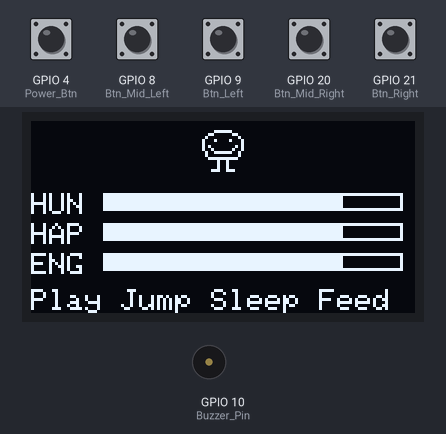
Recording of a sketch running on a simulated ESP32-S3. Shown: 128×64 one-colour display, buzzer (waves = sounding). The test bench sets the inputs (shaded band); at power-on: GPIO 4 (Power_Btn), GPIO 8 (Btn_Mid_Left), GPIO 9 (Btn_Left), GPIO 20 (Btn_Mid_Right), GPIO 21 (Btn_Right) HIGH.

Above: at 3.2 s.
3.3 s: GPIO 20 (Btn_Mid_Right) pulled LOW for 0.15 s
At 3.9 s:
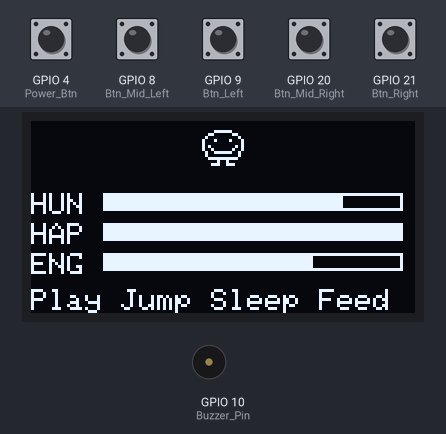
5.7 s: GPIO 21 (Btn_Right) pulled LOW for 0.15 s
At 6.4 s:
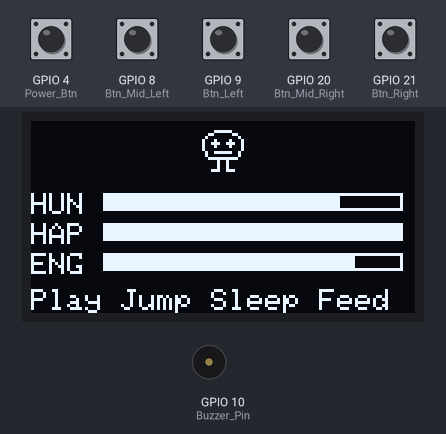
8.1 s: GPIO 4 (Power_Btn) pulled LOW for 0.15 s
At 8.9 s:
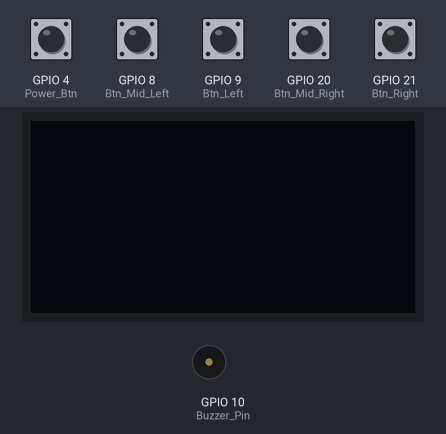
10.7 s: GPIO 20 (Btn_Mid_Right) pulled LOW for 1 s
At 12.9 s:
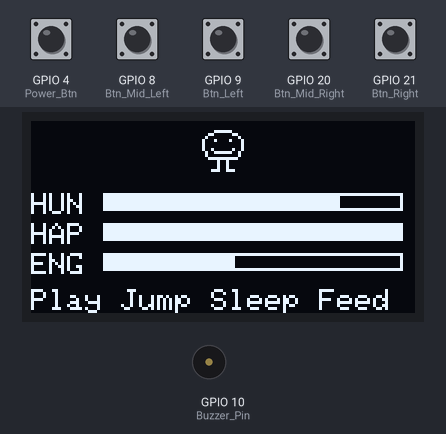
14.7 s: GPIO 8 (Btn_Mid_Left) pulled LOW for 1 s
At 16.5 s:
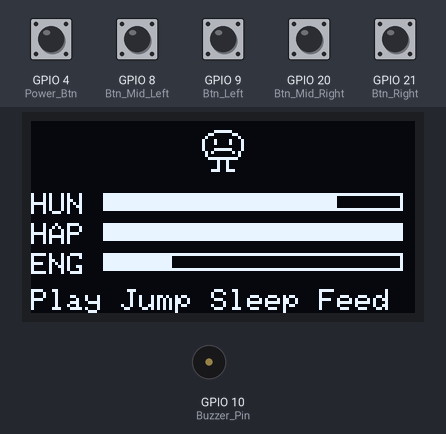
17.2 s: GPIO 9 (Btn_Left) pulled LOW for 0.15 s
At 17.7 s:
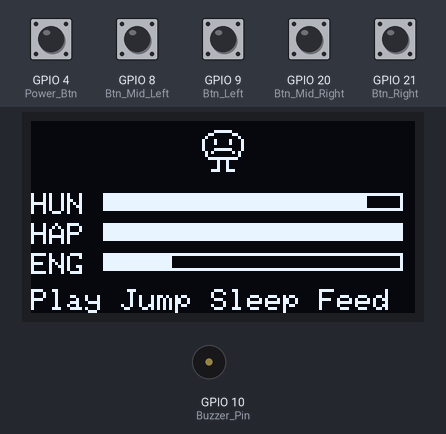
Timing chart, 0 to 19.8 s (numbered marks = the images above; inputs shaded):
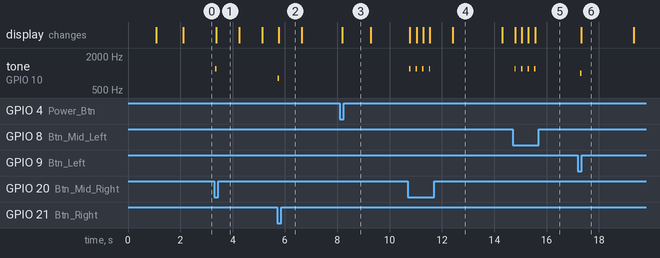

The sketch:

Firmware-Tamagotchi.ino
```cpp
#include <Wire.h>
#include <Adafruit_GFX.h>
#include <Adafruit_SSD1306.h>

// --- Pin Definitions ---
// Buttons
#define Btn_Left 9        // SW1 -> GPIO9
#define Btn_Mid_Left 8    // SW2 -> GPIO8
#define Btn_Mid_Right 20  // SW3 -> GPIO20
#define Btn_Right 21      // SW4 -> GPIO21

// Power Button (Momentary)
#define Power_Btn 4  // SW5 -> GPIO4

// I2C OLED
#define SdaPin 6  // OLED SDA -> GPIO6
#define SclPin 7  // OLED SCL -> GPIO7

// Buzzer
#define Buzzer_Pin 10  // Buzzer signal -> GPIO10

// --- Display Setup ---
#define SCREEN_WIDTH 128
#define SCREEN_HEIGHT 64
#define OLED_RESET -1

Adafruit_SSD1306 display(SCREEN_WIDTH, SCREEN_HEIGHT, &Wire, OLED_RESET);

// --- Pet Logic ---
struct Pet {
  int hunger;         // 0 to 100 (0 = starving, 100 = full)
  int happiness;      // 0 to 100 (0 = miserable, 100 = ecstatic)
  int energy;         // 0 to 100 (0 = exhausted, 100 = fully rested)
  unsigned long age;  // total seconds the pet has been alive
};

Pet pet;

enum Screen {
  SCREEN_MAIN,
  SCREEN_FEED,
  SCREEN_PLAY,
  SCREEN_SLEEP,
  SCREEN_JUMP
};

Screen currentScreen = SCREEN_MAIN;

unsigned long screenEnteredAt = 0;
bool actionApplied = false;
unsigned long lastUpdate = 0;

// Level GPIO4 reads when the switch is in the OFF position.
// Flip this to HIGH if it's backwards on your board.
#define POWER_OFF_LEVEL LOW

void checkPowerButton() {
  if (digitalRead(Power_Btn) != POWER_OFF_LEVEL) return;  // switch is ON, carry on

  delay(50);
  if (digitalRead(Power_Btn) != POWER_OFF_LEVEL) return;  // bounce, ignore

  display.clearDisplay();
  display.display();
  display.ssd1306_command(SSD1306_DISPLAYOFF);

  // Wake on the opposite level to the one we're sleeping at
  gpio_wakeup_enable(GPIO_NUM_4,
    POWER_OFF_LEVEL == LOW ? GPIO_INTR_HIGH_LEVEL : GPIO_INTR_LOW_LEVEL);
  esp_sleep_enable_gpio_wakeup();
  esp_light_sleep_start();

  // --- resumes here when the switch is flipped back ON ---
  delay(50);
  display.ssd1306_command(SSD1306_DISPLAYON);
  lastUpdate = millis();
}

void setup() {
  Serial.begin(115200);

  pinMode(Btn_Left, INPUT_PULLUP);
  pinMode(Btn_Mid_Left, INPUT_PULLUP);
  pinMode(Btn_Mid_Right, INPUT_PULLUP);
  pinMode(Btn_Right, INPUT_PULLUP);
  pinMode(Buzzer_Pin, OUTPUT);
  pinMode(Power_Btn, INPUT_PULLUP);

  // Initialize I2C with the specific pins for the schematic
  Wire.begin(SdaPin, SclPin);

  display.begin(SSD1306_SWITCHCAPVCC, 0x3C);
  display.clearDisplay();
  display.setTextSize(1);
  display.setTextColor(SSD1306_WHITE);
  display.setCursor(0, 0);

  display.println("Tamagotchi says...");
  display.display();
  delay(1000);

  display.println("Hello World!");
  display.display();
  delay(1000);

  pet.hunger = 80;
  pet.happiness = 80;
  pet.energy = 80;
  pet.age = 0;
}


void updatePet() {
  if (millis() - lastUpdate > 5000) {  // every 5 seconds
    pet.hunger--;
    pet.happiness--;
    pet.energy--;

    if (pet.hunger < 0) pet.hunger = 0;
    if (pet.happiness < 0) pet.happiness = 0;
    if (pet.energy < 0) pet.energy = 0;

    pet.age += 5;
    lastUpdate = millis();
  }
}

unsigned long lastButtonPress = 0;

void checkButtons() {
  if (millis() - lastButtonPress < 200) return;  // debounce: ignore presses within 200ms

  if (digitalRead(Btn_Left) == LOW) {
    currentScreen = SCREEN_FEED;
    tone(Buzzer_Pin, 1000, 50);
    lastButtonPress = millis();
    screenEnteredAt = millis();
    actionApplied = false;
  } else if (digitalRead(Btn_Mid_Left) == LOW) {
    currentScreen = SCREEN_PLAY;
    tone(Buzzer_Pin, 1200, 50);
    lastButtonPress = millis();
    screenEnteredAt = millis();
    actionApplied = false;
  } else if (digitalRead(Btn_Mid_Right) == LOW) {
    currentScreen = SCREEN_JUMP;
    tone(Buzzer_Pin, 1200, 50);
    lastButtonPress = millis();
    screenEnteredAt = millis();
    actionApplied = false;
  } else if (digitalRead(Btn_Right) == LOW) {
    currentScreen = SCREEN_SLEEP;
    tone(Buzzer_Pin, 800, 50);
    lastButtonPress = millis();
    screenEnteredAt = millis();
    actionApplied = false;
  }
}

void handleScreenLogic() {
  if (actionApplied) {
      if (millis() - screenEnteredAt > 800){
        currentScreen = SCREEN_MAIN;
      }
      return;
  }

  switch (currentScreen) {

    case SCREEN_FEED:
      pet.hunger += 10;
      if (pet.hunger > 100) pet.hunger = 100;
      break;

    case SCREEN_PLAY:
      pet.happiness += 10;
      pet.energy -= 5;
      if (pet.happiness > 100) pet.happiness = 100;
      if (pet.energy < 0) pet.energy = 0;
      break;

    case SCREEN_JUMP:
      pet.happiness += 20;
      pet.energy -= 10;
      if (pet.happiness > 100) pet.happiness = 100;
      if (pet.energy < 0) pet.energy = 0;
      break;

    case SCREEN_SLEEP:
      pet.energy += 15;
      if (pet.energy > 100) pet.energy = 100;
      break;

    case SCREEN_MAIN:
      break;  // do nothing, just display stats
  }

  actionApplied = true;
}

// Stat Happy (Happiness > 40)
const unsigned char PROGMEM petHappy[] = {
  0b00000000, 0b00000000,
  0b00000111, 0b11100000,
  0b00011000, 0b00011000,
  0b00100000, 0b00000100,
  0b01000100, 0b00100010,
  0b01000000, 0b00000010,
  0b01010000, 0b00001010,
  0b01001000, 0b00010010,
  0b00100111, 0b11100100,
  0b00100000, 0b00000100,
  0b00011111, 0b11111000,
  0b00000010, 0b01000000,
  0b00000010, 0b01000000,
  0b00000010, 0b01000000,
  0b00001110, 0b01110000,
  0b00000000, 0b00000000
};

// Stat Jump
const unsigned char PROGMEM petJump[] = {
  0b00000000, 0b00000000,
  0b00000111, 0b11100000,
  0b00011000, 0b00011000,
  0b00100000, 0b00000100,
  0b01000100, 0b00100010,
  0b01000000, 0b00000010,
  0b01010000, 0b00001010,
  0b01001000, 0b00010010,
  0b00100111, 0b11100100,
  0b00100000, 0b00000100,
  0b00011111, 0b11111000,
  0b00000010, 0b01000000,
  0b00001110, 0b01110000,
  0b00000000, 0b00000000,
  0b00000000, 0b00000000,
  0b00000000, 0b00000000
};

// Stat Sad (Happiness <= 40)
const unsigned char PROGMEM petSad[] = {
  0b00000000, 0b00000000,
  0b00000111, 0b11100000,
  0b00011000, 0b00011000,
  0b00100000, 0b00000100,
  0b01000100, 0b00100010,
  0b01000100, 0b00100010,
  0b01000000, 0b00000010,
  0b01000111, 0b11100010,
  0b00101000, 0b00010100,
  0b00100000, 0b00000100,
  0b00011111, 0b11111000,
  0b00000010, 0b01000000,
  0b00000010, 0b01000000,
  0b00000010, 0b01000000,
  0b00001110, 0b01110000,
  0b00000000, 0b00000000
};

// Stat Neutral
const unsigned char PROGMEM petNeutral[] = {
  0b00000000, 0b00000000,
  0b00000111, 0b11100000,
  0b00011000, 0b00011000,
  0b00100000, 0b00000100,
  0b01000100, 0b00100010,
  0b01000000, 0b00000010,
  0b01000000, 0b00000010,
  0b01001000, 0b00010010,
  0b00100111, 0b11100100,
  0b00100000, 0b00000100,
  0b00011111, 0b11111000,
  0b00000010, 0b01000000,
  0b00000010, 0b01000000,
  0b00000010, 0b01000000,
  0b00001110, 0b01110000,
  0b00000000, 0b00000000
};

// Stat Sleeping
const unsigned char PROGMEM petSleep[] = {
  0b00000000, 0b00000000,
  0b00000111, 0b11100000,
  0b00011000, 0b00011000,
  0b00100000, 0b00000100,
  0b01000100, 0b00100010,
  0b01001110, 0b01110010,
  0b01000100, 0b00100010,
  0b01000000, 0b00000010,
  0b00100111, 0b11100100,
  0b00100000, 0b00000100,
  0b00011111, 0b11111000,
  0b00000010, 0b01000000,
  0b00000010, 0b01000000,
  0b00000010, 0b01000000,
  0b00001110, 0b01110000,
  0b00000000, 0b00000000
};

// Stat Sleeping
const unsigned char PROGMEM petTired[] = {
  0b00000000, 0b00000000,
  0b00000111, 0b11100000,
  0b00011000, 0b00011000,
  0b00100000, 0b00000100,
  0b01000100, 0b00100010,
  0b01001010, 0b01010010,
  0b01000100, 0b00100010,
  0b01000000, 0b00000010,
  0b00100111, 0b11100100,
  0b00100000, 0b00000100,
  0b00011111, 0b11111000,
  0b00000010, 0b01000000,
  0b00000010, 0b01000000,
  0b00000010, 0b01000000,
  0b00001110, 0b01110000,
  0b00000000, 0b00000000
};

const unsigned char PROGMEM petHungry[] = {
  0b00000000, 0b00000000,
  0b00000111, 0b11100000,
  0b00011000, 0b00011000,
  0b00100000, 0b00000100,
  0b01000100, 0b00100010,
  0b01000000, 0b00000010,
  0b01011111, 0b11111010,
  0b01000000, 0b11100010,
  0b00100000, 0b11000100,
  0b00100000, 0b00000100,
  0b00011111, 0b11111000,
  0b00000010, 0b01000000,
  0b00000010, 0b01000000,
  0b00000010, 0b01000000,
  0b00001110, 0b01110000,
  0b00000000, 0b00000000
};

void render() {
  display.clearDisplay();

  // Choose the right sprite based on pet stats
  const unsigned char* sprite;
  if (currentScreen == SCREEN_JUMP)
  {
    sprite = petJump;
  }
  else if (currentScreen == SCREEN_SLEEP)
  {
    sprite = petSleep;
  }
  else if (pet.happiness < 30 || pet.energy < 30)
  {
    sprite = petSad;
  }
  else if (pet.hunger > 50 && pet.happiness > 50 && pet.energy > 50)
  {
    sprite = petHappy;
  }
  else if (pet.hunger < 30)
  {
    sprite = petHungry;
  }
  else
  {
    sprite = petNeutral;
  }

  // Draw the pet sprite (centered horizontally, near the top)
  display.drawBitmap(56, 2, sprite, 16, 16, SSD1306_WHITE);

  // Draw stat bars below the pet
  display.setTextSize(1);

  display.setCursor(0, 24);
  display.print("HUN ");
  drawBar(24, 24, pet.hunger);

  display.setCursor(0, 34);
  display.print("HAP ");
  drawBar(24, 34, pet.happiness);

  display.setCursor(0, 44);
  display.print("ENG ");
  drawBar(24, 44, pet.energy);

  // Button labels at the bottom
  display.setCursor(0, 56);
  display.println("Play Jump Sleep Feed");

  display.display();
}

// Draws a stat bar: empty rectangle with a filled portion based on value (0 to 100)
void drawBar(int x, int y, int value) {
  int barWidth = 100;
  int barHeight = 6;
  int fillWidth = map(value, 0, 100, 0, barWidth);

  display.drawRect(x, y, barWidth, barHeight, SSD1306_WHITE);   // outline
  display.fillRect(x, y, fillWidth, barHeight, SSD1306_WHITE);  // filled portion
}

void loop() {
  checkPowerButton();   // 1. Check for momentary sleep press
  checkButtons();       // 2. Read input
  updatePet();          // 3. Update state over time
  handleScreenLogic();  // 4. Process actions
  render();             // 5. Display results
  delay(100);           // 6. Short pause
}
```

Measured:
- after the input at 3.3 s, tone on GPIO 10 (Buzzer_Pin): silent → 1200 Hz at once, → silent 0.05 s later; the display: changes after 0.06 s (image 1)
- after the input at 5.7 s, tone on GPIO 10 (Buzzer_Pin): silent → 800 Hz at once, → silent 0.05 s later; the display: changes after 0.05 s (image 2)
- after the input at 8.1 s, the display: changes after 0.09 s (image 3)
- after the input at 10.7 s, tone on GPIO 10 (Buzzer_Pin): alternates 1200 Hz for 0.05 s and silent for 0.20 s, 8 changes in all, then stays silent, starting after 0.05 s; the display: first changes after 0.08 s (image 4 shows a later state)
- after the input at 14.7 s, tone on GPIO 10 (Buzzer_Pin): alternates 1200 Hz for 0.05 s and silent for 0.20 s, 8 changes in all, then stays silent, starting after 0.08 s; the display: first changes after 0.10 s (image 5 shows a later state)
- after the input at 17.2 s, tone on GPIO 10 (Buzzer_Pin): silent → 1000 Hz after 0.09 s, → silent 0.05 s later; the display: changes after 0.12 s (image 6)
